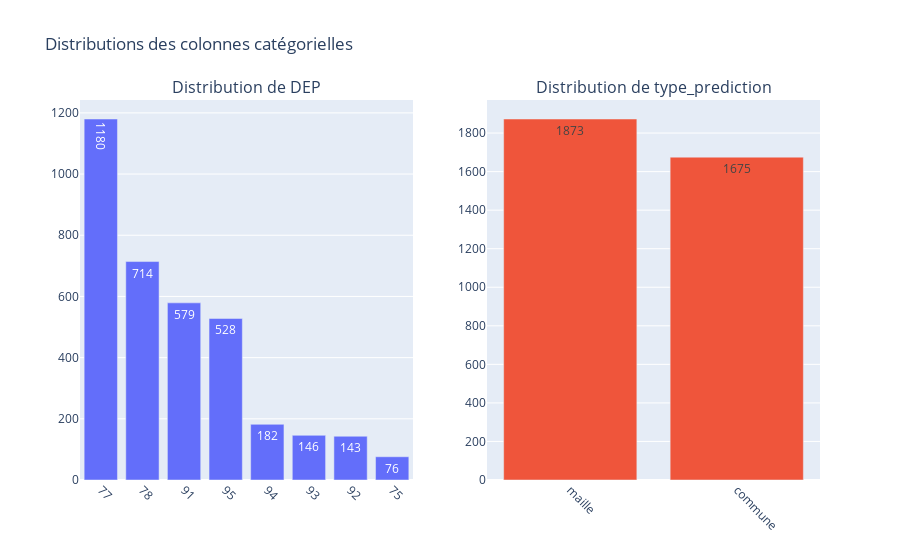

Notebook cell for this chart:
### Markdown cell above
### **Distribution des variables clés**
#### **Répartition par département et type de prédiction**

### Code cell
def categorial_distributions(df):
    print("="*100)
    print("STATISTIQUES DESCRIPTIVES POUR LES COLONNES CATÉGORIELLES")
    print("="*100)

    columns_to_plot = ["DEP", "type_prediction"]

    fig = make_subplots(
        rows=1,
        cols=2,
        subplot_titles=[f"Distribution de {col}" for col in columns_to_plot]
    )

    for i, col in enumerate(columns_to_plot):
        value_counts = df[col].value_counts()

        # Position in subplot
        row = i // 2 + 1
        col_pos = i % 2 + 1
        if col == "DEP":
            bar = go.Bar(
                x=value_counts.index.astype(str),
                y=value_counts.values,
                name=col,
                text=value_counts.values,
                hovertemplate='Département: %{x} (%{customdata[1]})<br>Nombre de bien: %{y} (%{customdata[0]:.2f}%)<extra></extra>',
                customdata=list(zip(
                    [(value / len(df) * 100) for value in value_counts.values],
                    value_counts.index.map(get_department_name)
                ))
            )
        else:
            bar = go.Bar(
                x=value_counts.index.astype(str),
                y=value_counts.values,
                name=col,
                text=value_counts.values,
                hovertemplate='Type de prédiction: %{x}<br>Nombre de bien: %{y} (%{customdata:.2f}%)<extra></extra>',
                customdata=[(value / len(df) * 100) for value in value_counts.values]
            )
        fig.add_trace(bar, row=row, col=col_pos)

    fig.update_layout(title_text="Distributions des colonnes catégorielles", showlegend=False)

    fig.update_xaxes(tickangle=45)

    fig.show()

categorial_distributions(filtered_df)

### Figure 1 — Plotly figure (JSON) as saved in the notebook; plotly's stock layout.template omitted (floating-point values rounded to 4 significant figures)
{"data": [{"customdata": [[33.26, "Seine-et-Marne"], [20.12, "Yvelines"], [16.32, "Essonne"], [14.88, "Val-d'Oise"], [5.13, "Val-de-Marne"], [4.115, "Seine-Saint-Denis"], [4.03, "Hauts-de-Seine"], [2.142, "Paris"]], "hovertemplate": "Département: %{x} (%{customdata[1]})<br>Nombre de bien: %{y} (%{customdata[0]:.2f}%)<extra></extra>", "name": "DEP", "text": [1180.0, 714.0, 579.0, 528.0, 182.0, 146.0, 143.0, 76.0], "type": "bar", "x": ["77", "78", "91", "95", "94", "93", "92", "75"], "xaxis": "x", "y": [1180, 714, 579, 528, 182, 146, 143, 76], "yaxis": "y"}, {"customdata": [52.79, 47.21], "hovertemplate": "Type de prédiction: %{x}<br>Nombre de bien: %{y} (%{customdata:.2f}%)<extra></extra>", "name": "type_prediction", "text": [1873.0, 1675.0], "type": "bar", "x": ["maille", "commune"], "xaxis": "x2", "y": [1873, 1675], "yaxis": "y2"}], "layout": {"annotations": [{"font": {"size": 16}, "showarrow": false, "text": "Distribution de DEP", "x": 0.225, "xanchor": "center", "xref": "paper", "y": 1, "yanchor": "bottom", "yref": "paper"}, {"font": {"size": 16}, "showarrow": false, "text": "Distribution de type_prediction", "x": 0.775, "xanchor": "center", "xref": "paper", "y": 1, "yanchor": "bottom", "yref": "paper"}], "showlegend": false, "title": {"text": "Distributions des colonnes catégorielles"}, "xaxis": {"anchor": "y", "domain": [0, 0.45], "tickangle": 45}, "xaxis2": {"anchor": "y2", "domain": [0.55, 1], "tickangle": 45}, "yaxis": {"anchor": "x", "domain": [0, 1]}, "yaxis2": {"anchor": "x2", "domain": [0, 1]}}}
